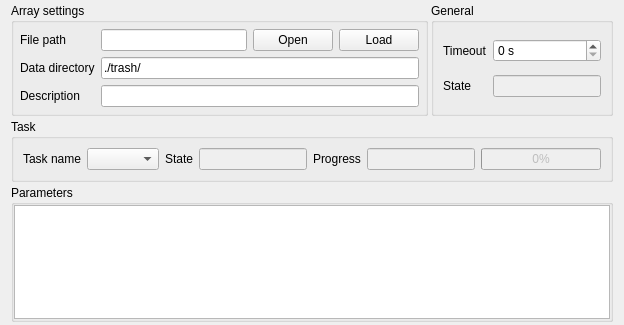
<?xml version="1.0" encoding="UTF-8"?>
<ui version="4.0">
 <class>TaskScheduler</class>
 <widget class="QWidget" name="TaskScheduler">
  <property name="geometry">
   <rect>
    <x>0</x>
    <y>0</y>
    <width>624</width>
    <height>325</height>
   </rect>
  </property>
  <property name="windowTitle">
   <string>Form</string>
  </property>
  <layout class="QGridLayout" name="gridLayout">
   <property name="topMargin">
    <number>3</number>
   </property>
   <property name="bottomMargin">
    <number>3</number>
   </property>
   <property name="spacing">
    <number>3</number>
   </property>
   <item row="0" column="0">
    <widget class="QGroupBox" name="groupBox_pulseAcquireListSettings">
     <property name="title">
      <string>Array settings</string>
     </property>
     <layout class="QGridLayout" name="gridLayout_7">
      <property name="leftMargin">
       <number>6</number>
      </property>
      <property name="topMargin">
       <number>6</number>
      </property>
      <property name="rightMargin">
       <number>6</number>
      </property>
      <property name="bottomMargin">
       <number>6</number>
      </property>
      <item row="1" column="2">
       <widget class="QLabel" name="label_50">
        <property name="text">
         <string>File path</string>
        </property>
       </widget>
      </item>
      <item row="3" column="2">
       <widget class="QLabel" name="label_6">
        <property name="text">
         <string>Description</string>
        </property>
       </widget>
      </item>
      <item row="2" column="3" colspan="3">
       <widget class="QLineEdit" name="lineEdit_relaxData">
        <property name="text"><string>./trash/</string></property>
       </widget>
      </item>
      <item row="2" column="2">
       <widget class="QLabel" name="label_3">
        <property name="text">
         <string>Data directory</string>
        </property>
       </widget>
      </item>
      <item row="3" column="3" colspan="3">
       <widget class="QLineEdit" name="lineEdit_description"/>
      </item>
      <item row="1" column="3">
       <widget class="QLineEdit" name="lineEdit_relaxFile"/>
      </item>
      <item row="1" column="5">
       <widget class="QPushButton" name="pushButton_loadParameters">
        <property name="text">
         <string>Load</string>
        </property>
       </widget>
      </item>
      <item row="1" column="4">
       <widget class="QPushButton" name="pushButton_openParametersFile">
        <property name="text">
         <string>Open</string>
        </property>
       </widget>
      </item>
     </layout>
    </widget>
   </item>
   <item row="2" column="0" colspan="2">
    <widget class="QGroupBox" name="task_widget">
     <property name="sizePolicy">
      <sizepolicy hsizetype="Expanding" vsizetype="Expanding">
       <horstretch>0</horstretch>
       <verstretch>0</verstretch>
      </sizepolicy>
     </property>
     <property name="title">
      <string>Parameters</string>
     </property>
     <layout class="QGridLayout" name="gridLayout_3">
      <property name="leftMargin">
       <number>0</number>
      </property>
      <property name="topMargin">
       <number>0</number>
      </property>
      <property name="rightMargin">
       <number>0</number>
      </property>
      <property name="bottomMargin">
       <number>0</number>
      </property>
      <item row="0" column="0">
       <widget class="QTableWidget" name="tableWidget_parameters"/>
      </item>
     </layout>
    </widget>
   </item>
   <item row="0" column="1">
    <widget class="QGroupBox" name="groupBox">
     <property name="title">
      <string>General</string>
     </property>
     <layout class="QGridLayout" name="gridLayout_2">
      <item row="1" column="1">
       <widget class="QLineEdit" name="lineEdit">
        <property name="enabled">
         <bool>false</bool>
        </property>
        <property name="sizePolicy">
         <sizepolicy hsizetype="Preferred" vsizetype="Fixed">
          <horstretch>0</horstretch>
          <verstretch>0</verstretch>
         </sizepolicy>
        </property>
       </widget>
      </item>
      <item row="1" column="0">
       <widget class="QLabel" name="label_8">
        <property name="text">
         <string>State</string>
        </property>
       </widget>
      </item>
      <item row="0" column="1">
       <widget class="QSpinBox" name="spinBox">
        <property name="suffix">
         <string> s</string>
        </property>
        <property name="maximum">
         <number>1000000</number>
        </property>
       </widget>
      </item>
      <item row="0" column="0">
       <widget class="QLabel" name="label_2">
        <property name="text">
         <string>Timeout</string>
        </property>
       </widget>
      </item>
     </layout>
    </widget>
   </item>
   <item row="1" column="0" colspan="2">
    <widget class="QGroupBox" name="groupBox_2">
     <property name="title">
      <string>Task</string>
     </property>
     <layout class="QGridLayout" name="gridLayout_4">
      <item row="1" column="1">
       <widget class="QComboBox" name="comboBox_paTasks"/>
      </item>
      <item row="1" column="0">
       <widget class="QLabel" name="label">
        <property name="text">
         <string>Task name</string>
        </property>
       </widget>
      </item>
      <item row="1" column="4">
       <widget class="QLabel" name="label_5">
        <property name="text">
         <string>Progress</string>
        </property>
       </widget>
      </item>
      <item row="1" column="5">
       <widget class="QLineEdit" name="lineEdit_progressTask">
        <property name="enabled">
         <bool>false</bool>
        </property>
        <property name="sizePolicy">
         <sizepolicy hsizetype="Preferred" vsizetype="Fixed">
          <horstretch>0</horstretch>
          <verstretch>0</verstretch>
         </sizepolicy>
        </property>
       </widget>
      </item>
      <item row="1" column="2">
       <widget class="QLabel" name="label_4">
        <property name="text">
         <string>State</string>
        </property>
       </widget>
      </item>
      <item row="1" column="3">
       <widget class="QLineEdit" name="lineEdit_taskState">
        <property name="enabled">
         <bool>false</bool>
        </property>
        <property name="sizePolicy">
         <sizepolicy hsizetype="Preferred" vsizetype="Fixed">
          <horstretch>0</horstretch>
          <verstretch>0</verstretch>
         </sizepolicy>
        </property>
       </widget>
      </item>
      <item row="1" column="6">
       <widget class="QProgressBar" name="progressBar_task">
        <property name="enabled">
         <bool>false</bool>
        </property>
        <property name="value">
         <number>0</number>
        </property>
        <property name="alignment">
         <set>Qt::AlignCenter</set>
        </property>
       </widget>
      </item>
     </layout>
    </widget>
   </item>
  </layout>
 </widget>
 <tabstops>
  <tabstop>lineEdit_relaxFile</tabstop>
  <tabstop>pushButton_loadParameters</tabstop>
  <tabstop>lineEdit_relaxData</tabstop>
  <tabstop>lineEdit_description</tabstop>
  <tabstop>comboBox_paTasks</tabstop>
  <tabstop>lineEdit_taskState</tabstop>
  <tabstop>lineEdit_progressTask</tabstop>
  <tabstop>tableWidget_parameters</tabstop>
  <tabstop>spinBox</tabstop>
  <tabstop>lineEdit</tabstop>
 </tabstops>
 <resources/>
 <connections/>
</ui>
